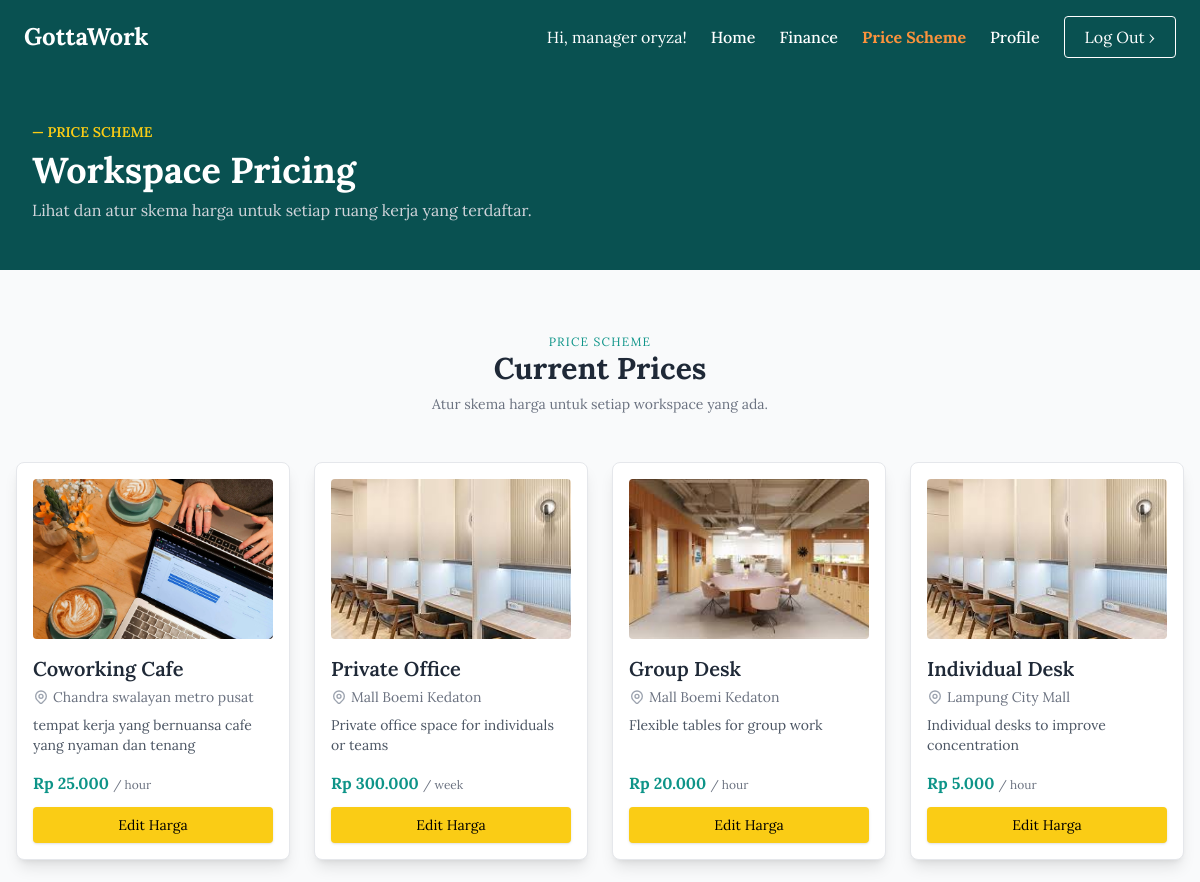
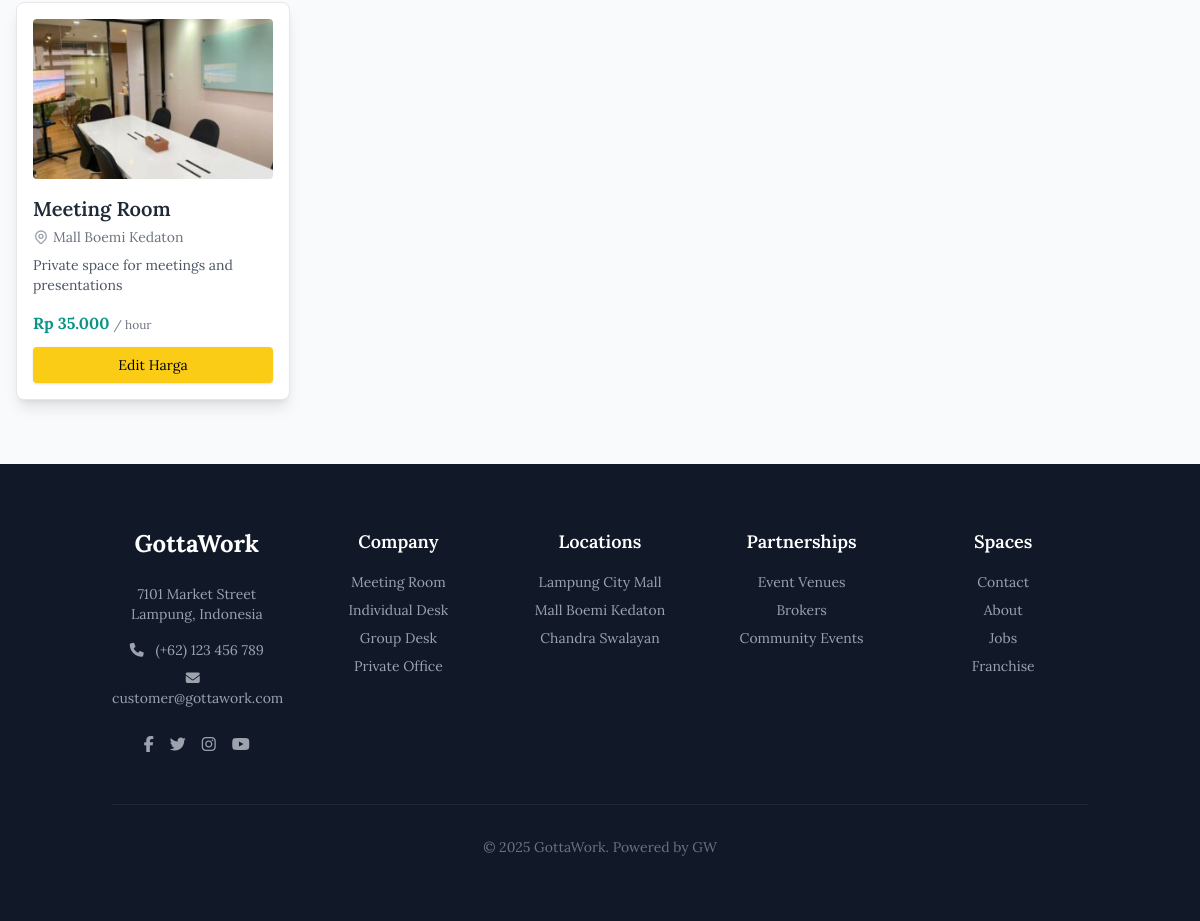
The page /manager/manager_skematarif.php (signed in) on the database its author committed (2 pictures, top to bottom).
### tables this page shows
CREATE TABLE `workspaces` (
  `id` int NOT NULL,
  `name` varchar(100) DEFAULT NULL,
  `description` text,
  `location` varchar(100) DEFAULT NULL,
  `tipe` varchar(50) DEFAULT NULL,
  `kapasitas` int DEFAULT NULL,
  `fasilitas` json DEFAULT NULL,
  `price` int DEFAULT NULL,
  `duration_unit` varchar(10) DEFAULT NULL,
  `image_path` varchar(255) DEFAULT NULL,
  `status` varchar(20) NOT NULL DEFAULT 'Aktif'
);

### manager/manager_skematarif.php (the view, shortened to what this page needs)
<?php
require_once '../db.php';
$workspaces = [];
try {
    $query = "SELECT id, name, description, location, price, duration_unit, image_path FROM workspaces ORDER BY id DESC";
    $stmt = $conn->prepare($query);
    $stmt->execute();
    $workspaces = $stmt->fetchAll(PDO::FETCH_ASSOC);
} catch (PDOException $e) {
    die("Error mengambil data workspace: " . $e->getMessage());
}
?>
<!DOCTYPE html>
<html lang="id">
<head>
  <script src="https://cdn.tailwindcss.com"></script>
</head>
<body class="flex flex-col min-h-screen text-gray-800 bg-gray-50">
<div class="flex-grow">
    <?php
        require_once '../includes/header_manager.php';
    ?>
    <div class="bg-custom-green text-white">
        <section class="max-w-7xl mx-auto px-8 py-12">
            <h4 class="text-yellow-400 font-semibold uppercase text-sm mb-2">— Price Scheme</h4>
            <h1 class="text-4xl font-bold">Workspace Pricing</h1>
            <p class="text-gray-300 mt-2 max-w-2xl">Lihat dan atur skema harga untuk setiap ruang kerja yang terdaftar.</p>
        </section>
    </div>
    <main class="py-16">
      <div class="text-center mb-12">
        <p class="text-teal-600 uppercase text-xs tracking-widest">Price Scheme</p>
        <h2 class="text-3xl font-bold">Current Prices</h2>
        <p class="text-sm text-gray-500 mt-2">Atur skema harga untuk setiap workspace yang ada.</p>
      </div>
      <div class="max-w-7xl mx-auto grid grid-cols-1 md:grid-cols-2 lg:grid-cols-4 gap-6 px-4">
        <?php if (empty($workspaces)): ?>
            <p class="col-span-full text-center text-gray-500">Belum ada workspace yang ditambahkan. Silakan tambah melalui halaman "Manage Workspace".</p>
        <?php else: ?>
            <?php foreach ($workspaces as $space): ?>
              <div class="bg-white border rounded-lg shadow-lg p-4 flex flex-col">
                <img src="../<?= htmlspecialchars($space['image_path']) ?>" alt="<?= htmlspecialchars($space['name']) ?>" class="h-40 w-full object-cover mb-4 rounded">
                <h3 class="text-xl font-semibold mb-1"><?= htmlspecialchars($space['name']) ?></h3>
                <p class="text-sm text-gray-500 mb-2 flex items-center">
                    <?= htmlspecialchars($space['location']) ?>
                </p>
                <p class="text-sm text-gray-600 mb-4 flex-grow"><?= htmlspecialchars($space['description']) ?></p>
                <p class="text-teal-600 font-bold mb-3 price-text">
                  <?= "Rp " . number_format($space['price'], 0, ',', '.') ?>
                  <span class="text-xs text-gray-500 font-normal">/ <?= htmlspecialchars($space['duration_unit']) ?></span>
                </p>
                <button onclick="openModal('<?= $space['id'] ?>', '<?= $space['price'] ?>')"
                  class="bg-yellow-400 text-black px-4 py-2 rounded shadow text-sm w-full hover:bg-yellow-500 transition mt-auto">
                  Edit Harga
                </button>
              </div>
            <?php endforeach; ?>
        <?php endif; ?>
      </div>
    </main>
</div>
<?php require_once '../includes/footer.php'; ?>
</body>
</html>

### manager/manager_skematarif.php (style rules this page uses)
body { font-family: 'Lora', serif; }
.bg-custom-green { background-color: #095151; }

### rows shown on the page
workspaces: image_path (picture), name "Coworking Cafe", location "Chandra swalayan metro pusat", description "tempat kerja yang bernuansa cafe yang nyaman dan tenang", price "25.000", duration_unit "hour"
workspaces: image_path (picture), name "Private Office", location "Mall Boemi Kedaton", description "Private office space for individuals or teams", price "300.000", duration_unit "week"
workspaces: image_path (picture), name "Group Desk", location "Mall Boemi Kedaton", description "Flexible tables for group work", price "20.000", duration_unit "hour"
workspaces: image_path (picture), name "Individual Desk", location "Lampung City Mall", description "Individual desks to improve concentration", price "5.000", duration_unit "hour"
workspaces: image_path (picture), name "Meeting Room", location "Mall Boemi Kedaton", description "Private space for meetings and presentations", price "35.000", duration_unit "hour"

### other values the page prints
$_SESSION['name'] "manager oryza"
